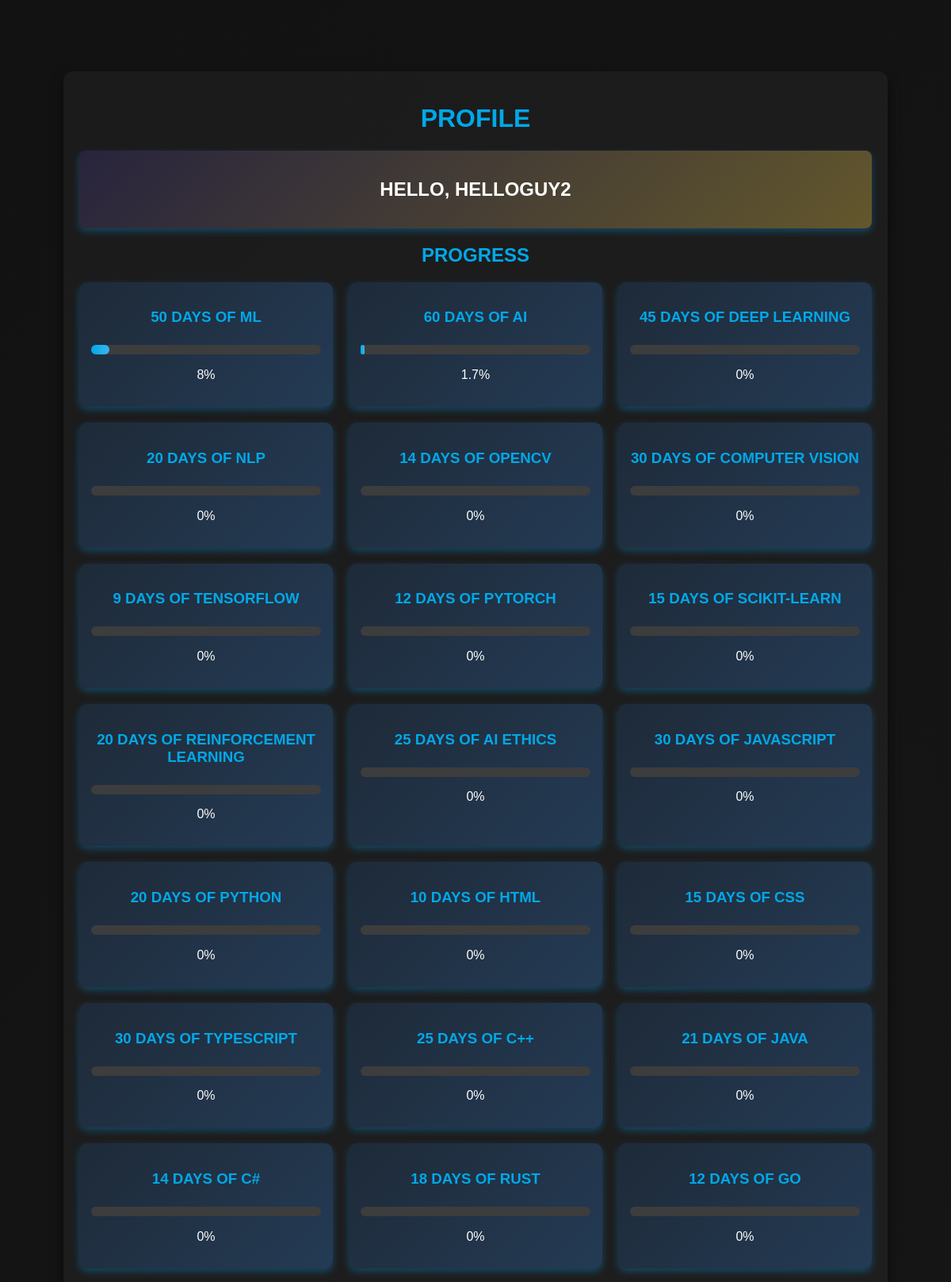
Page /profile/ (signed in, upper part) on the committed database.
### tracker/models.py (models this page shows, shortened)
class Profile(models.Model):
    user = models.OneToOneField(User, on_delete=models.CASCADE)
    fields_of_interest = models.ManyToManyField('FieldOfInterest', blank=True)

class Challenge(models.Model):
    name = models.CharField(max_length=100)
    total_days = models.IntegerField()
    field_of_interest = models.ForeignKey(
        'FieldOfInterest',
        on_delete=models.CASCADE,
        related_name='challenge_set',
        null=True,  # Allow NULL values
        blank=True  # Allow blank values in forms
    )

### tracker/views.py (the view)
# urls.py: path('profile/', views.profile, name='profile'),
@login_required
def profile(request):
    profile = request.user.profile
    badges = Badge.objects.filter(user=request.user)
    challenges = Challenge.objects.all()
    uploads = UploadedFile.objects.filter(user=request.user)
    progress = {}
    for challenge in challenges:
        count = uploads.filter(challenge=challenge).count()
        progress[challenge.name] = (count / challenge.total_days) * 100 if challenge.total_days > 0 else 0
    unread_notifications = Notification.objects.filter(user=request.user, is_read=False)
    return render(request, 'tracker/profile.html', {
        'profile': profile,
        'badges': badges,
        'progress': progress,
        'unread_notifications': unread_notifications
    })

### tracker/templates/tracker/profile.html (shortened to what this page needs)
{% extends 'tracker/base.html' %}
{% block content %}
<div class="container">
    <h1>Profile</h1>
    <div class="profile-info" style="color: white;">
        <h2 style="color: white;">Hello, <strong>{{ profile.user.username }}</strong> </h2>
    </div>
    <h2>Progress</h2>
    <div class="grid-container">
        {% for challenge, progress in progress.items %}
            <div class="grid-item">
                <h3>{{ challenge }}</h3>
                <progress value="{{ progress }}" max="100"></progress>
                <p>{{ progress|floatformat }}%</p>
            </div>
        {% endfor %}
    </div>
</div>
{% endblock %}

### tracker/templates/tracker/base.html (style rules this page uses)
body { font-family: Arial, sans-serif; margin: 0; padding: 0; background-color: #121212; color: white; }

### tracker/templates/tracker/profile.html (style rules this page uses)
body { background: linear-gradient(135deg, #121212, #1A1A1A); color: #ffffff; font-family: 'Poppins', sans-serif; margin: 0; padding: 20px; }
.container { max-width: 1000px; margin: 50px auto; padding: 20px; background: linear-gradient(135deg, #1B1B1B, #222222); border-radius: 12px; box-shadow: 0 8px 16px rgba(0, 0, 0, 0.5); text-align: center; }
h1, h2, h3 { color: #00A8E8; text-transform: uppercase; }
.profile-info { margin-bottom: 20px; padding: 15px; background: linear-gradient(135deg, #28243D,rgb(99, 87, 44)); border-radius: 8px; box-shadow: 0 4px 8px rgba(0, 170, 255, 0.3); }
.grid-container { display: grid; grid-template-columns: repeat(3, 1fr); gap: 20px; justify-content: center; margin-top: 20px; }
.grid-item { background: linear-gradient(135deg, #1E2A38, #243B55); padding: 15px; border-radius: 10px; text-align: center; box-shadow: 0 4px 10px rgba(0, 170, 255, 0.3); transition: transform 0.3s ease-in-out; }
progress { width: 100%; height: 12px; border-radius: 6px; appearance: none; }

### rows in the picture
Profile: user.username "HELLOGUY2"
Challenge: progress "50 DAYS OF ML"
Challenge: progress "60 DAYS OF AI"
Challenge: progress "45 DAYS OF DEEP LEARNING"
Challenge: progress "20 DAYS OF NLP"
Challenge: progress "14 DAYS OF OPENCV"
Challenge: progress "30 DAYS OF COMPUTER VISION"
Challenge: progress "9 DAYS OF TENSORFLOW"
Challenge: progress "12 DAYS OF PYTORCH"
Challenge: progress "15 DAYS OF SCIKIT-LEARN"
Challenge: progress "20 DAYS OF REINFORCEMENT LEARNING"
Challenge: progress "25 DAYS OF AI ETHICS"
Challenge: progress "30 DAYS OF JAVASCRIPT"
Challenge: progress "20 DAYS OF PYTHON"
Challenge: progress "10 DAYS OF HTML"
Challenge: progress "15 DAYS OF CSS"
Challenge: progress "30 DAYS OF TYPESCRIPT"
Challenge: progress "25 DAYS OF C++"
Challenge: progress "21 DAYS OF JAVA"
Challenge: progress "14 DAYS OF C#"
Challenge: progress "18 DAYS OF RUST"
Challenge: progress "12 DAYS OF GO"

### other values in the picture
{{ progress|floatformat }} "8" "1.7" "0" "0" "0" "0" "0" "0" "0" "0" "0" "0" "0" "0" "0" "0" "0" "0" "0" "0" "0"
